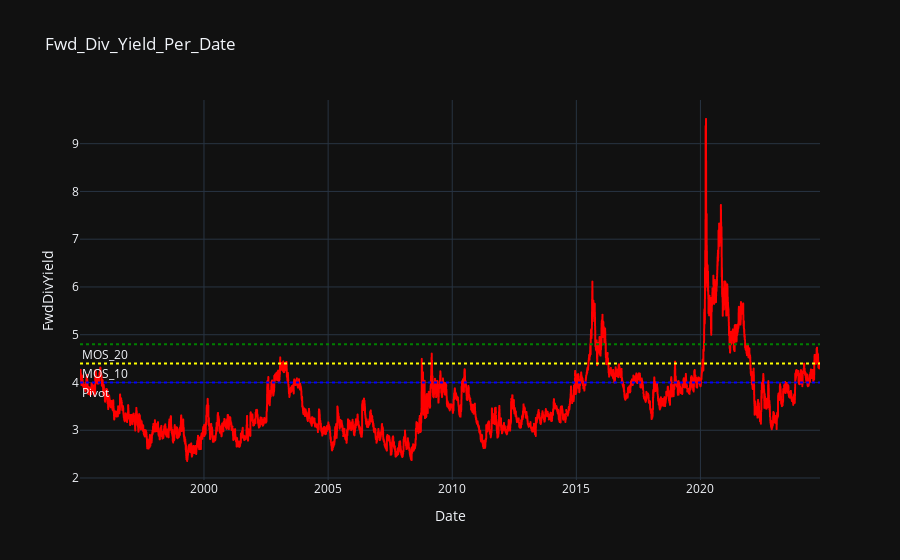

Notebook source saved alongside this figure:
### Code cell
fwd_div_fig.add_hline(y=pivot, line_dash='dot', annotation_text='Pivot', annotation_position='bottom left', line_color='blue')
fwd_div_fig.add_hline(y=mos_10, line_dash='dot', annotation_text='MOS_10', annotation_position='bottom left', line_color='yellow')
fwd_div_fig.add_hline(y=mos_20, line_dash='dot', annotation_text='MOS_20', annotation_position='bottom left', line_color='green')
fwd_div_fig.show()

### Figure 1 — Plotly figure (JSON) as saved in the notebook; plotly's stock layout.template omitted (floating-point values rounded to 4 significant figures; data arrays with more than 128 entries replaced by an {"elided": "..."} marker saying what was removed)
{"data": [{"hovertemplate": "Date=%{x}<br>FwdDivYield=%{y}<extra></extra>", "legendgroup": "", "line": {"color": "red", "dash": "solid"}, "marker": {"symbol": "circle"}, "mode": "lines", "name": "", "showlegend": false, "x": {"elided": "7506 str values"}, "xaxis": "x", "y": {"elided": "7506 float values"}, "yaxis": "y", "type": "scattergl"}], "layout": {"xaxis": {"anchor": "y", "domain": [0.0, 1.0], "title": {"text": "Date"}}, "yaxis": {"anchor": "x", "domain": [0.0, 1.0], "title": {"text": "FwdDivYield"}}, "legend": {"tracegroupgap": 0}, "title": {"text": "Fwd_Div_Yield_Per_Date"}, "shapes": [{"line": {"color": "blue", "dash": "dot"}, "type": "line", "x0": 0, "x1": 1, "xref": "x domain", "y0": 4, "y1": 4, "yref": "y"}, {"line": {"color": "yellow", "dash": "dot"}, "type": "line", "x0": 0, "x1": 1, "xref": "x domain", "y0": 4.4, "y1": 4.4, "yref": "y"}, {"line": {"color": "green", "dash": "dot"}, "type": "line", "x0": 0, "x1": 1, "xref": "x domain", "y0": 4.8, "y1": 4.8, "yref": "y"}], "annotations": [{"showarrow": false, "text": "Pivot", "x": 0, "xanchor": "left", "xref": "x domain", "y": 4, "yanchor": "top", "yref": "y"}, {"showarrow": false, "text": "MOS_10", "x": 0, "xanchor": "left", "xref": "x domain", "y": 4.4, "yanchor": "top", "yref": "y"}, {"showarrow": false, "text": "MOS_20", "x": 0, "xanchor": "left", "xref": "x domain", "y": 4.8, "yanchor": "top", "yref": "y"}]}}
